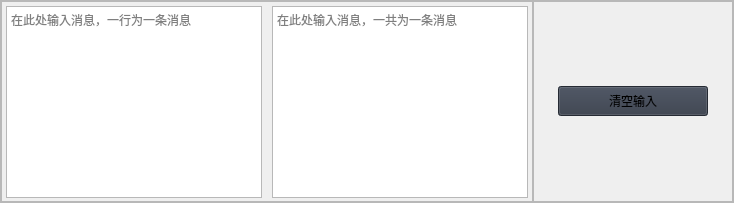
                        <widget class="QFrame" name="frame_sub_1">
                         <property name="frameShape">
                          <enum>QFrame::StyledPanel</enum>
                         </property>
                         <property name="frameShadow">
                          <enum>QFrame::Raised</enum>
                         </property>
                         <layout class="QHBoxLayout" name="horizontalLayout_6">
                          <property name="spacing">
                           <number>0</number>
                          </property>
                          <property name="leftMargin">
                           <number>0</number>
                          </property>
                          <property name="topMargin">
                           <number>0</number>
                          </property>
                          <property name="rightMargin">
                           <number>0</number>
                          </property>
                          <property name="bottomMargin">
                           <number>0</number>
                          </property>
                          <item>
                           <widget class="QFrame" name="frame_6">
                            <property name="styleSheet">
                             <string notr="true"/>
                            </property>
                            <property name="frameShape">
                             <enum>QFrame::StyledPanel</enum>
                            </property>
                            <property name="frameShadow">
                             <enum>QFrame::Raised</enum>
                            </property>
                            <layout class="QHBoxLayout" name="horizontalLayout_7">
                             <property name="spacing">
                              <number>10</number>
                             </property>
                             <property name="leftMargin">
                              <number>4</number>
                             </property>
                             <property name="topMargin">
                              <number>4</number>
                             </property>
                             <property name="rightMargin">
                              <number>4</number>
                             </property>
                             <property name="bottomMargin">
                              <number>3</number>
                             </property>
                             <item>
                              <widget class="QTextEdit" name="single_line_msg_text_edit">
                               <property name="cursor" stdset="0">
                                <cursorShape>IBeamCursor</cursorShape>
                               </property>
                               <property name="styleSheet">
                                <string notr="true"/>
                               </property>
                               <property name="tabStopDistance">
                                <double>40.000000000000000</double>
                               </property>
                               <property name="placeholderText">
                                <string>在此处输入消息，一行为一条消息</string>
                               </property>
                              </widget>
                             </item>
                             <item>
                              <widget class="QTextEdit" name="multi_line_msg_text_edit">
                               <property name="cursor" stdset="0">
                                <cursorShape>IBeamCursor</cursorShape>
                               </property>
                               <property name="styleSheet">
                                <string notr="true"/>
                               </property>
                               <property name="placeholderText">
                                <string>在此处输入消息，一共为一条消息</string>
                               </property>
                              </widget>
                             </item>
                            </layout>
                           </widget>
                          </item>
                          <item>
                           <widget class="QFrame" name="frame_7">
                            <property name="minimumSize">
                             <size>
                              <width>200</width>
                              <height>0</height>
                             </size>
                            </property>
                            <property name="maximumSize">
                             <size>
                              <width>16777215</width>
                              <height>16777215</height>
                             </size>
                            </property>
                            <property name="styleSheet">
                             <string notr="true">font: 500 12pt &quot;Segoe UI&quot;</string>
                            </property>
                            <property name="frameShape">
                             <enum>QFrame::StyledPanel</enum>
                            </property>
                            <property name="frameShadow">
                             <enum>QFrame::Raised</enum>
                            </property>
                            <layout class="QGridLayout" name="gridLayout_4">
                             <item row="0" column="0" alignment="Qt::AlignHCenter">
                              <widget class="QPushButton" name="btn_clear_msg">
                               <property name="minimumSize">
                                <size>
                                 <width>150</width>
                                 <height>30</height>
                                </size>
                               </property>
                               <property name="cursor">
                                <cursorShape>PointingHandCursor</cursorShape>
                               </property>
                               <property name="styleSheet">
                                <string notr="true">background-color: rgb(52, 59, 72);</string>
                               </property>
                               <property name="text">
                                <string>清空输入</string>
                               </property>
                               <property name="icon">
                                <iconset resource="../resources.qrc">
                                 <normaloff>:/icons/icons/cil-x-circle.png</normaloff>:/icons/icons/cil-x-circle.png</iconset>
                               </property>
                              </widget>
                             </item>
                            </layout>
                           </widget>
                          </item>
                         </layout>
                        </widget>
